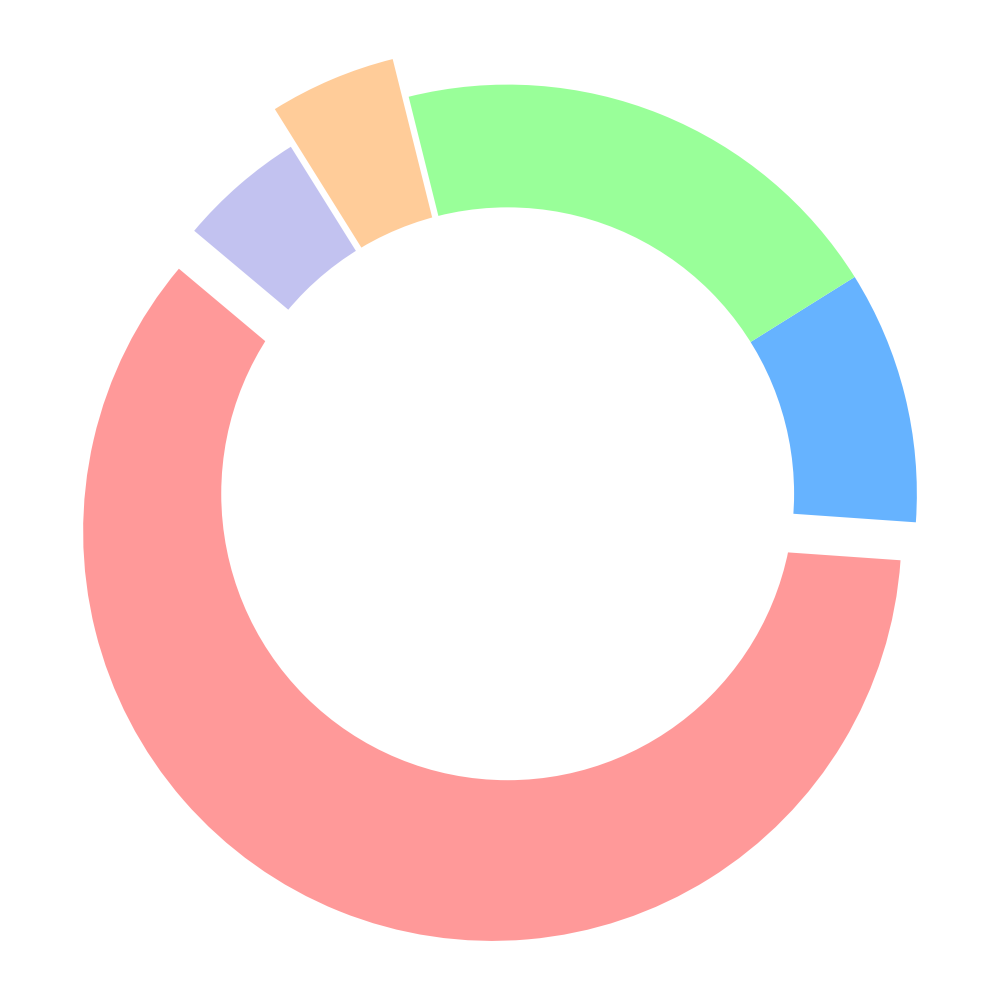

This chart was generated by the following Python code:
import matplotlib.pyplot as plt

# Data for the pie chart with altered content within the same structure
market_share = [60, 10, 20, 5, 5]

# Define colors for each console
colors = ['#ff9999', '#66b3ff', '#99ff99', '#ffcc99', '#c2c2f0']

# Create a pie chart
fig, ax = plt.subplots(figsize=(10, 10))

# Create wedges without labels and percentages
wedges, _ = ax.pie(
    market_share, 
    startangle=140, 
    colors=colors, 
    pctdistance=0.85,
    explode=(0.1, 0, 0, 0.1, 0)
)

# Add a circular center to create the "sector" pie chart look
centre_circle = plt.Circle((0, 0), 0.70, fc='white')
fig.gca().add_artist(centre_circle)

# Ensure the pie is drawn as a circle
ax.axis('equal')

# Automatically adjust layout to prevent overlap
plt.tight_layout()

# Show the plot
plt.show()
